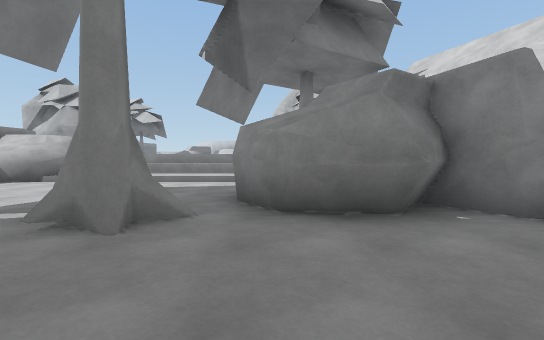
View 1 (above)

24 first-person views from a walk through a scene from a Unity 3-D project. The camera is 1.2 m above the floor, tilts 2° down and sees 85° across. The floor is counted in squares, 2 m on a side. Each view is taken from the middle of a square. On the plan, view 1 faces up. The plan holds only what a view shows up to about 9 squares ahead; the rest is blank. The place goes on beyond the plan. The player is left out.

View 2
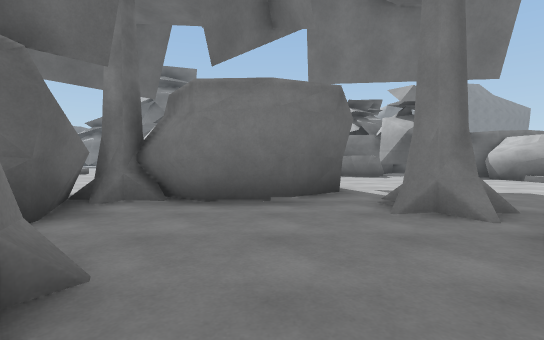

View 3
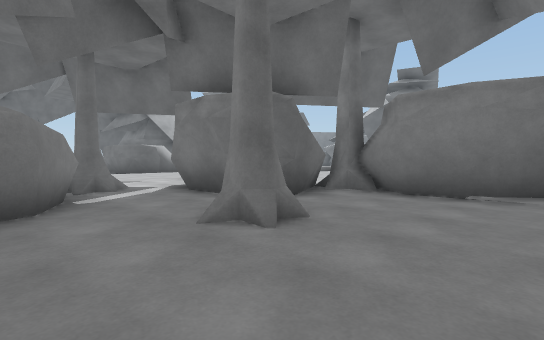

View 4
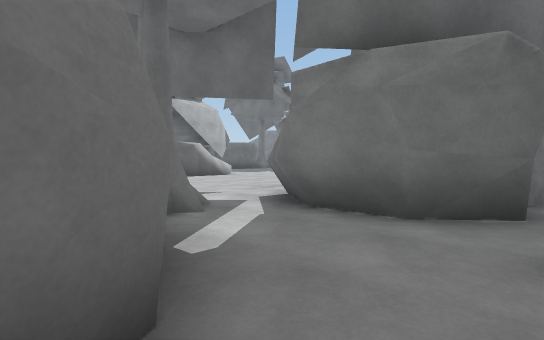

View 5
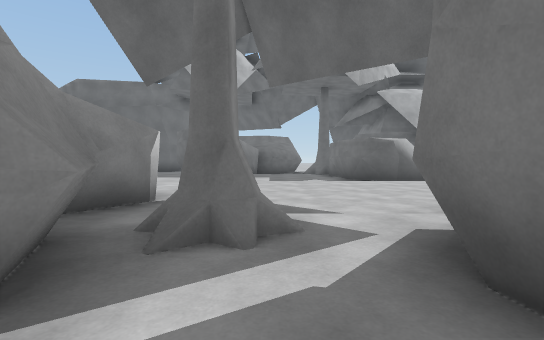

View 6
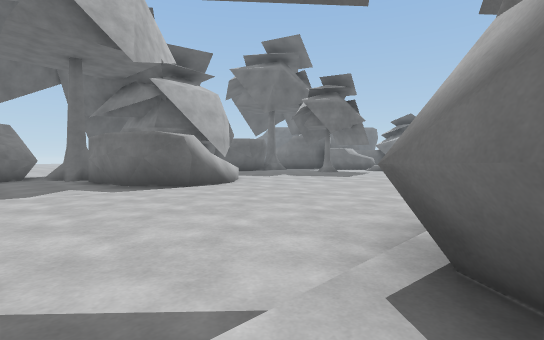

View 7
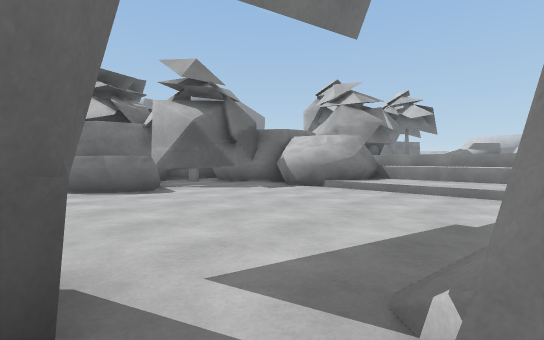

View 8
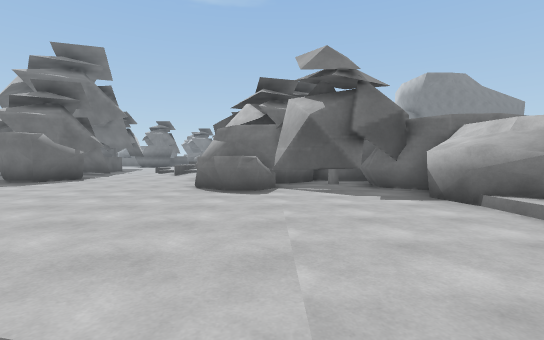

View 9
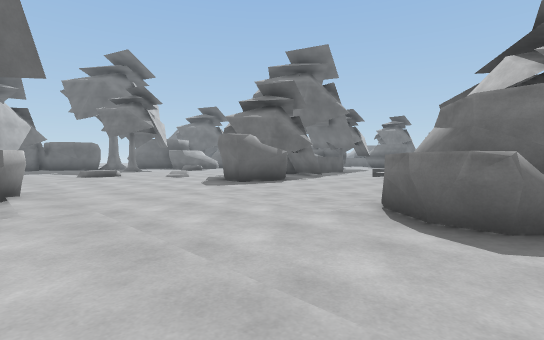

View 10
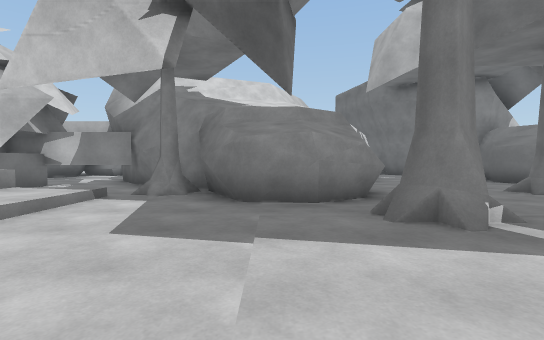

View 11
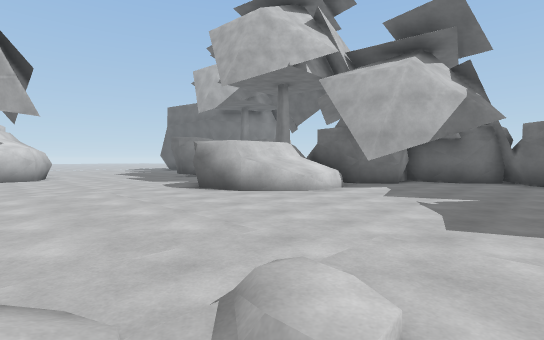

View 12
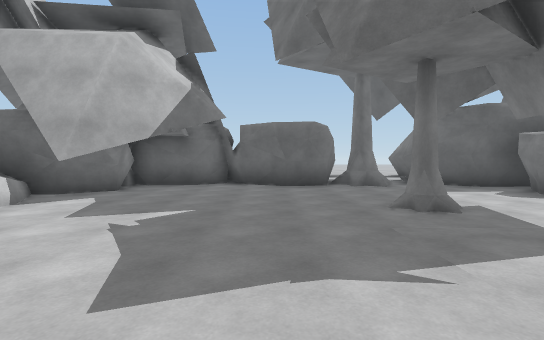

View 13
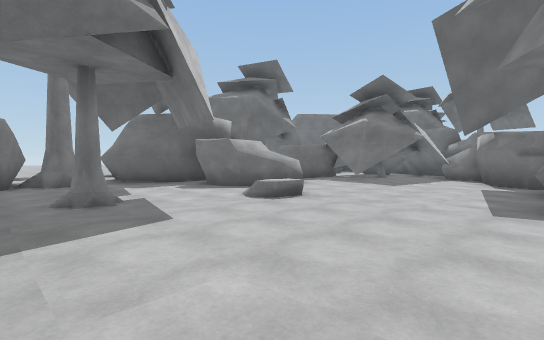

View 14
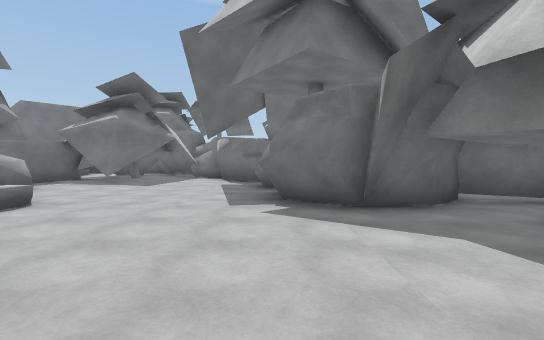

View 15
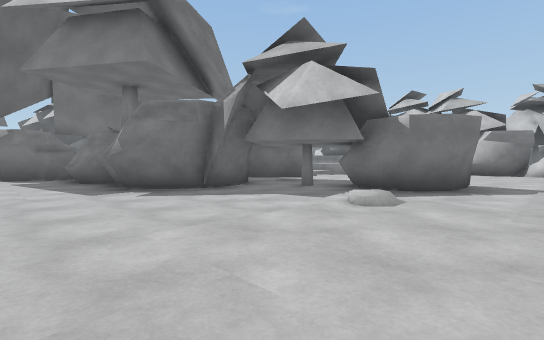

View 16
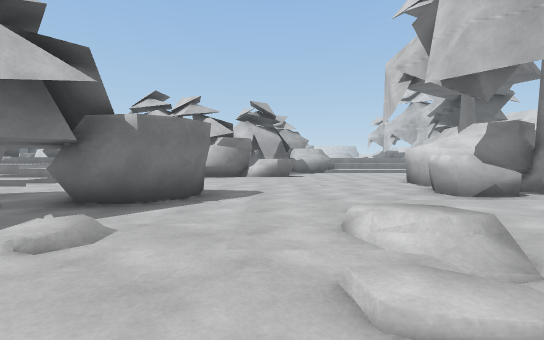

View 17
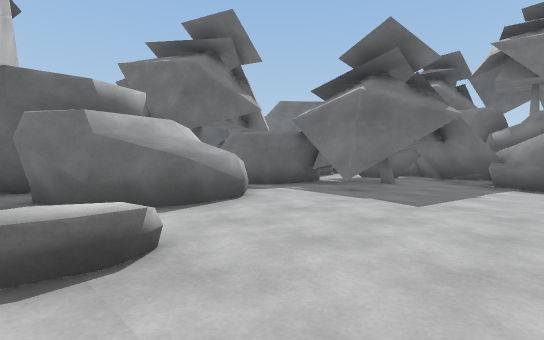

View 18
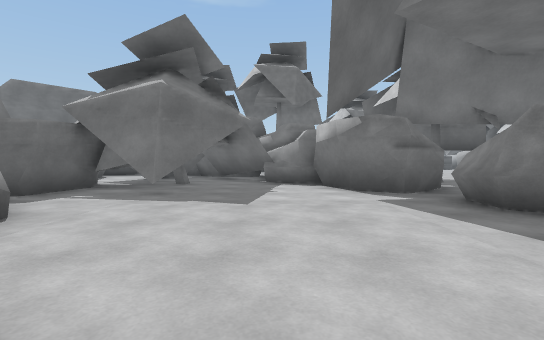

View 19
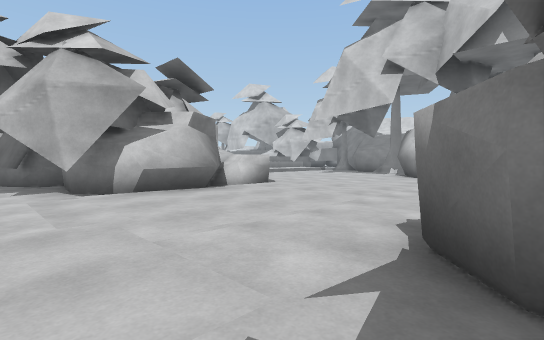

View 20
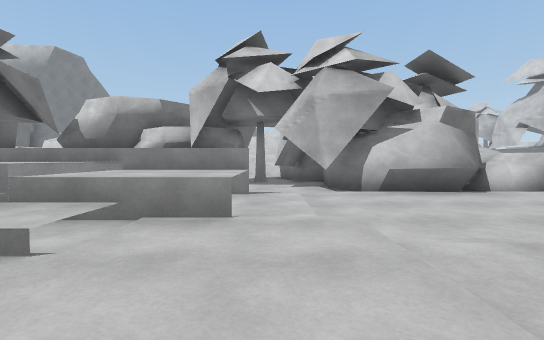

View 21
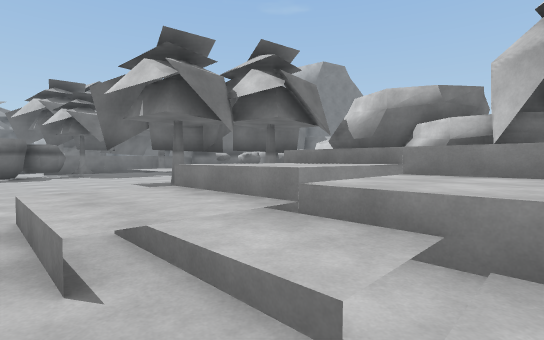

View 22
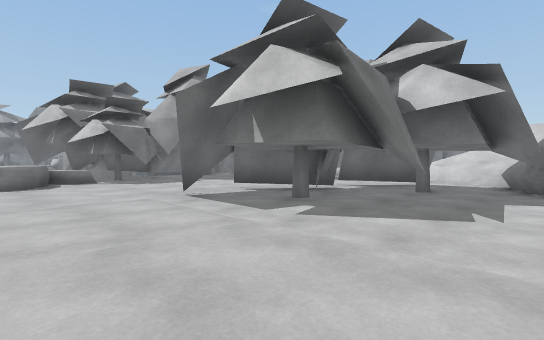

View 23
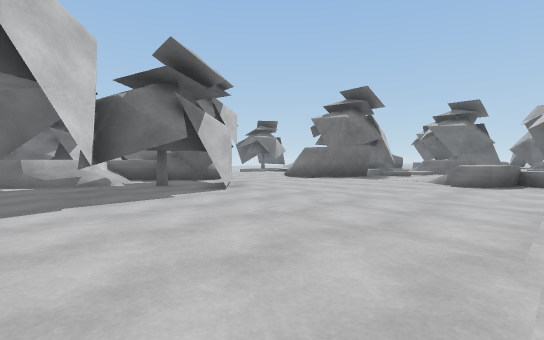

View 24
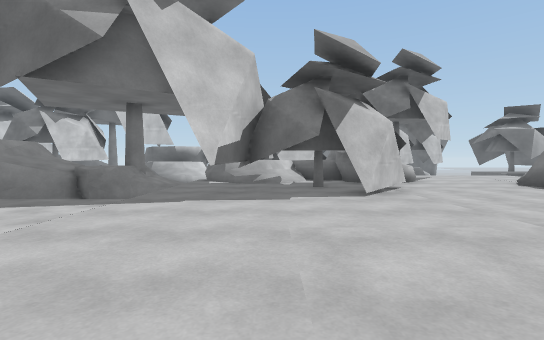

### Floor plan
Key: @ floor where view 1 was taken; # wall or solid block; . main floor; : floor 0.25 m higher than the main floor; + floor 0.5 m higher than the main floor; * floor 0.75 m higher than the main floor; % floor 1.25 m higher than the main floor; & floor 1.5 m higher than the main floor; $ floor 1.75 m higher than the main floor; / step, stairs or slope; = window, fence, low wall or low ledge; ^ raised ledge.
Columns run from 27 left of view 1 to 3 right of it. Each row starts with its distance up from view 1.
 10        =#            #^^^  ^ .#
  9        ==            #:::::: .#
  8      /=#          ####//////.##
  7     &&&=          ##........##
  6     &########    ##........##
  5     &###& /####  ##........#
  4  &&&####&    .####^^...../.####
  3 &&&&###&////=.###.=......#/##.#
  2 &$$$###&/%%**.......... #......
  1 &$$$&&&&////=.........####.....
  0 =&&&$$&&/++/..........# ##.@+..
 -1 =$$$$$&&/.............#####....
 -2 $$$$&&&&&&&.#..##.....#^.###..#
 -3 $$$$&&&&&&&.#.###.///...  ##.##
 -4 $$$$&#&#/ ###.....:::::   ##/##
 -5  &&&###&/##=##....::::  /:::/.#
 -6 #&&####&/#==#.../:://:::/::::.#
 -7 &&^^###=/####.../:://:::/:::: #
 -8 &&  ####/......./::/.....::::
 -9     ###..................////
-10    ###..................##../
-11     #.......==.........^##../
-12     ####........#.....^^###./
-13       ##..###.........#^  #..
-14        #### #.........##  #.
-15         #   #.........#    ##
-16            ###./###..##
-17              ## # ####

Where each view was taken, in squares from view 1:
view 1: 0 up, 0 right, facing up
view 2: 1 up, 2 right, facing left
view 3: 2 up, 3 right, facing down-left
view 4: 1 down, 3 right, facing down-left
view 5: 2 down, 1 right, facing down
view 6: 4 down, 1 right, facing down-left
view 7: 2 up, 2 left, facing up-left
view 8: 5 up, 2 left, facing left
view 9: 5 up, 5 left, facing down-left
view 10: 5 up, 5 left, facing right
view 11: 6 down, 9 left, facing down-right
view 12: 8 down, 9 left, facing down
view 13: 7 down, 10 left, facing down-left
view 14: 7 down, 10 left, facing left
view 15: 9 down, 9 left, facing up-left
view 16: 8 down, 9 left, facing up
view 17: 9 down, 14 left, facing down-left
view 18: 10 down, 14 left, facing left
view 19: 2 down, 14 left, facing up-right
view 20: 2 down, 14 left, facing up
view 21: 1 down, 15 left, facing up-left
view 22: 1 down, 19 left, facing up-left
view 23: 1 up, 19 left, facing down-left
view 24: 1 up, 21 left, facing down
